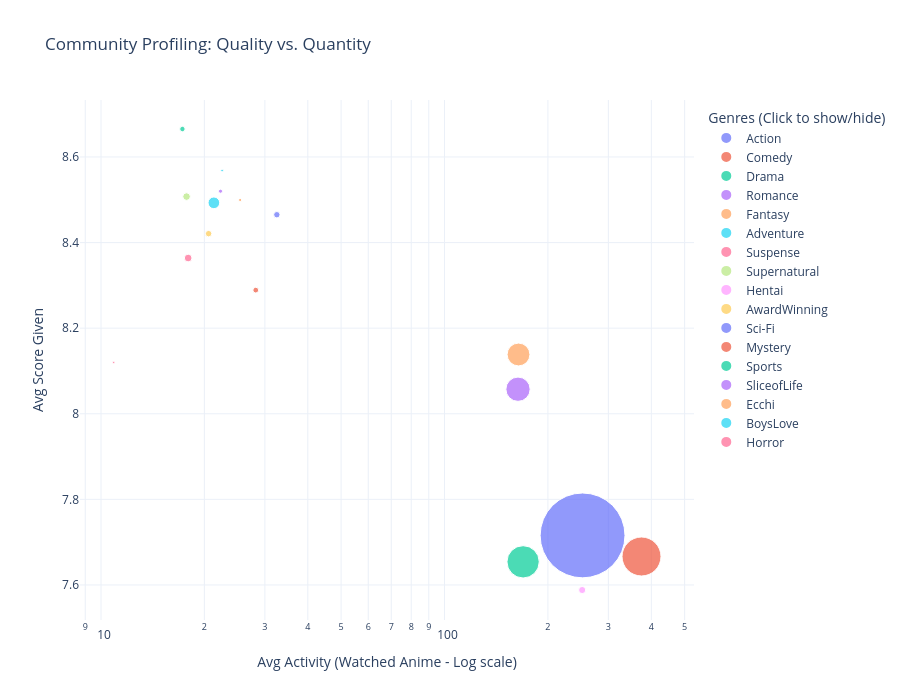

Notebook code cell kept with this figure:
### Markdown cell above
## --- 3. Advanced Visualisation(Bubble Chart) ---

### Code cell
fig = px.scatter(
    df_analysis,
    x="Media_Anime_Visti",    # Modificato da Avg_Watched_animes
    y="Voto_Medio_Dato",      # Modificato da Avg_score_given
    size="Numero_Utenti",     # Modificato da Number_of_users
    color="Cluster_Gusto",
    hover_name="Cluster_Gusto",
    log_x=True,
    size_max=60,
    title="Community Profiling: Quality vs. Quantity",
    labels={
        "Media_Anime_Visti": "Avg Activity (Watched Anime - Log scale)",
        "Voto_Medio_Dato": "Avg Score Given",
        "Numero_Utenti": "Community Size",
        "Cluster_Gusto": "Favorite Genre"
    },
    template="plotly_white"
)

fig.update_layout(
    showlegend=True,
    height=700,
    legend_title_text='Genres (Click to show/hide)',
    legend=dict(
        yanchor="top",
        y=0.99,
        xanchor="left",
        x=1.02
    )
)

fig.update_traces(
    hovertemplate="<b>%{hovertext}</b><br><br>" +
                  "Avg Activity: %{x:.1f} anime<br>" +
                  "Avg score: %{y:.2f}/10<br>" +
                  "Number of users: %{marker.size}<extra></extra>"
)

fig.write_html("../../graphs/cluster_profiling.html")
fig.show()

### Figure 1 — Plotly figure (JSON) as saved in the notebook; plotly's stock layout.template omitted (floating-point values rounded to 4 significant figures)
{"data": [{"hovertemplate": "<b>%{hovertext}</b><br><br>Avg Activity: %{x:.1f} anime<br>Avg score: %{y:.2f}/10<br>Number of users: %{marker.size}<extra></extra>", "hovertext": ["Action"], "legendgroup": "Action", "marker": {"color": "#636efa", "size": [180824], "sizemode": "area", "sizeref": 50.23, "symbol": "circle"}, "mode": "markers", "name": "Action", "orientation": "v", "showlegend": true, "x": [252.3], "xaxis": "x", "y": [7.716], "yaxis": "y", "type": "scatter"}, {"hovertemplate": "<b>%{hovertext}</b><br><br>Avg Activity: %{x:.1f} anime<br>Avg score: %{y:.2f}/10<br>Number of users: %{marker.size}<extra></extra>", "hovertext": ["Comedy"], "legendgroup": "Comedy", "marker": {"color": "#EF553B", "size": [38195], "sizemode": "area", "sizeref": 50.23, "symbol": "circle"}, "mode": "markers", "name": "Comedy", "orientation": "v", "showlegend": true, "x": [374.5], "xaxis": "x", "y": [7.666], "yaxis": "y", "type": "scatter"}, {"hovertemplate": "<b>%{hovertext}</b><br><br>Avg Activity: %{x:.1f} anime<br>Avg score: %{y:.2f}/10<br>Number of users: %{marker.size}<extra></extra>", "hovertext": ["Drama"], "legendgroup": "Drama", "marker": {"color": "#00cc96", "size": [26222], "sizemode": "area", "sizeref": 50.23, "symbol": "circle"}, "mode": "markers", "name": "Drama", "orientation": "v", "showlegend": true, "x": [169.4], "xaxis": "x", "y": [7.654], "yaxis": "y", "type": "scatter"}, {"hovertemplate": "<b>%{hovertext}</b><br><br>Avg Activity: %{x:.1f} anime<br>Avg score: %{y:.2f}/10<br>Number of users: %{marker.size}<extra></extra>", "hovertext": ["Romance"], "legendgroup": "Romance", "marker": {"color": "#ab63fa", "size": [14775], "sizemode": "area", "sizeref": 50.23, "symbol": "circle"}, "mode": "markers", "name": "Romance", "orientation": "v", "showlegend": true, "x": [163.7], "xaxis": "x", "y": [8.057], "yaxis": "y", "type": "scatter"}, {"hovertemplate": "<b>%{hovertext}</b><br><br>Avg Activity: %{x:.1f} anime<br>Avg score: %{y:.2f}/10<br>Number of users: %{marker.size}<extra></extra>", "hovertext": ["Fantasy"], "legendgroup": "Fantasy", "marker": {"color": "#FFA15A", "size": [13109], "sizemode": "area", "sizeref": 50.23, "symbol": "circle"}, "mode": "markers", "name": "Fantasy", "orientation": "v", "showlegend": true, "x": [164.2], "xaxis": "x", "y": [8.138], "yaxis": "y", "type": "scatter"}, {"hovertemplate": "<b>%{hovertext}</b><br><br>Avg Activity: %{x:.1f} anime<br>Avg score: %{y:.2f}/10<br>Number of users: %{marker.size}<extra></extra>", "hovertext": ["Adventure"], "legendgroup": "Adventure", "marker": {"color": "#19d3f3", "size": [3427], "sizemode": "area", "sizeref": 50.23, "symbol": "circle"}, "mode": "markers", "name": "Adventure", "orientation": "v", "showlegend": true, "x": [21.31], "xaxis": "x", "y": [8.493], "yaxis": "y", "type": "scatter"}, {"hovertemplate": "<b>%{hovertext}</b><br><br>Avg Activity: %{x:.1f} anime<br>Avg score: %{y:.2f}/10<br>Number of users: %{marker.size}<extra></extra>", "hovertext": ["Suspense"], "legendgroup": "Suspense", "marker": {"color": "#FF6692", "size": [1484], "sizemode": "area", "sizeref": 50.23, "symbol": "circle"}, "mode": "markers", "name": "Suspense", "orientation": "v", "showlegend": true, "x": [17.94], "xaxis": "x", "y": [8.364], "yaxis": "y", "type": "scatter"}, {"hovertemplate": "<b>%{hovertext}</b><br><br>Avg Activity: %{x:.1f} anime<br>Avg score: %{y:.2f}/10<br>Number of users: %{marker.size}<extra></extra>", "hovertext": ["Supernatural"], "legendgroup": "Supernatural", "marker": {"color": "#B6E880", "size": [1444], "sizemode": "area", "sizeref": 50.23, "symbol": "circle"}, "mode": "markers", "name": "Supernatural", "orientation": "v", "showlegend": true, "x": [17.74], "xaxis": "x", "y": [8.507], "yaxis": "y", "type": "scatter"}, {"hovertemplate": "<b>%{hovertext}</b><br><br>Avg Activity: %{x:.1f} anime<br>Avg score: %{y:.2f}/10<br>Number of users: %{marker.size}<extra></extra>", "hovertext": ["Hentai"], "legendgroup": "Hentai", "marker": {"color": "#FF97FF", "size": [1281], "sizemode": "area", "sizeref": 50.23, "symbol": "circle"}, "mode": "markers", "name": "Hentai", "orientation": "v", "showlegend": true, "x": [251.6], "xaxis": "x", "y": [7.588], "yaxis": "y", "type": "scatter"}, {"hovertemplate": "<b>%{hovertext}</b><br><br>Avg Activity: %{x:.1f} anime<br>Avg score: %{y:.2f}/10<br>Number of users: %{marker.size}<extra></extra>", "hovertext": ["AwardWinning"], "legendgroup": "AwardWinning", "marker": {"color": "#FECB52", "size": [1047], "sizemode": "area", "sizeref": 50.23, "symbol": "circle"}, "mode": "markers", "name": "AwardWinning", "orientation": "v", "showlegend": true, "x": [20.57], "xaxis": "x", "y": [8.421], "yaxis": "y", "type": "scatter"}, {"hovertemplate": "<b>%{hovertext}</b><br><br>Avg Activity: %{x:.1f} anime<br>Avg score: %{y:.2f}/10<br>Number of users: %{marker.size}<extra></extra>", "hovertext": ["Sci-Fi"], "legendgroup": "Sci-Fi", "marker": {"color": "#636efa", "size": [1020], "sizemode": "area", "sizeref": 50.23, "symbol": "circle"}, "mode": "markers", "name": "Sci-Fi", "orientation": "v", "showlegend": true, "x": [32.5], "xaxis": "x", "y": [8.465], "yaxis": "y", "type": "scatter"}, {"hovertemplate": "<b>%{hovertext}</b><br><br>Avg Activity: %{x:.1f} anime<br>Avg score: %{y:.2f}/10<br>Number of users: %{marker.size}<extra></extra>", "hovertext": ["Mystery"], "legendgroup": "Mystery", "marker": {"color": "#EF553B", "size": [825], "sizemode": "area", "sizeref": 50.23, "symbol": "circle"}, "mode": "markers", "name": "Mystery", "orientation": "v", "showlegend": true, "x": [28.22], "xaxis": "x", "y": [8.289], "yaxis": "y", "type": "scatter"}, {"hovertemplate": "<b>%{hovertext}</b><br><br>Avg Activity: %{x:.1f} anime<br>Avg score: %{y:.2f}/10<br>Number of users: %{marker.size}<extra></extra>", "hovertext": ["Sports"], "legendgroup": "Sports", "marker": {"color": "#00cc96", "size": [735], "sizemode": "area", "sizeref": 50.23, "symbol": "circle"}, "mode": "markers", "name": "Sports", "orientation": "v", "showlegend": true, "x": [17.26], "xaxis": "x", "y": [8.665], "yaxis": "y", "type": "scatter"}, {"hovertemplate": "<b>%{hovertext}</b><br><br>Avg Activity: %{x:.1f} anime<br>Avg score: %{y:.2f}/10<br>Number of users: %{marker.size}<extra></extra>", "hovertext": ["SliceofLife"], "legendgroup": "SliceofLife", "marker": {"color": "#ab63fa", "size": [421], "sizemode": "area", "sizeref": 50.23, "symbol": "circle"}, "mode": "markers", "name": "SliceofLife", "orientation": "v", "showlegend": true, "x": [22.28], "xaxis": "x", "y": [8.52], "yaxis": "y", "type": "scatter"}, {"hovertemplate": "<b>%{hovertext}</b><br><br>Avg Activity: %{x:.1f} anime<br>Avg score: %{y:.2f}/10<br>Number of users: %{marker.size}<extra></extra>", "hovertext": ["Ecchi"], "legendgroup": "Ecchi", "marker": {"color": "#FFA15A", "size": [256], "sizemode": "area", "sizeref": 50.23, "symbol": "circle"}, "mode": "markers", "name": "Ecchi", "orientation": "v", "showlegend": true, "x": [25.41], "xaxis": "x", "y": [8.5], "yaxis": "y", "type": "scatter"}, {"hovertemplate": "<b>%{hovertext}</b><br><br>Avg Activity: %{x:.1f} anime<br>Avg score: %{y:.2f}/10<br>Number of users: %{marker.size}<extra></extra>", "hovertext": ["BoysLove"], "legendgroup": "BoysLove", "marker": {"color": "#19d3f3", "size": [174], "sizemode": "area", "sizeref": 50.23, "symbol": "circle"}, "mode": "markers", "name": "BoysLove", "orientation": "v", "showlegend": true, "x": [22.52], "xaxis": "x", "y": [8.568], "yaxis": "y", "type": "scatter"}, {"hovertemplate": "<b>%{hovertext}</b><br><br>Avg Activity: %{x:.1f} anime<br>Avg score: %{y:.2f}/10<br>Number of users: %{marker.size}<extra></extra>", "hovertext": ["Horror"], "legendgroup": "Horror", "marker": {"color": "#FF6692", "size": [135], "sizemode": "area", "sizeref": 50.23, "symbol": "circle"}, "mode": "markers", "name": "Horror", "orientation": "v", "showlegend": true, "x": [10.89], "xaxis": "x", "y": [8.12], "yaxis": "y", "type": "scatter"}], "layout": {"xaxis": {"anchor": "y", "domain": [0.0, 1.0], "title": {"text": "Avg Activity (Watched Anime - Log scale)"}, "type": "log"}, "yaxis": {"anchor": "x", "domain": [0.0, 1.0], "title": {"text": "Avg Score Given"}}, "legend": {"title": {"text": "Genres (Click to show/hide)"}, "tracegroupgap": 0, "itemsizing": "constant", "yanchor": "top", "y": 0.99, "xanchor": "left", "x": 1.02}, "title": {"text": "Community Profiling: Quality vs. Quantity"}, "showlegend": true, "height": 700}}
